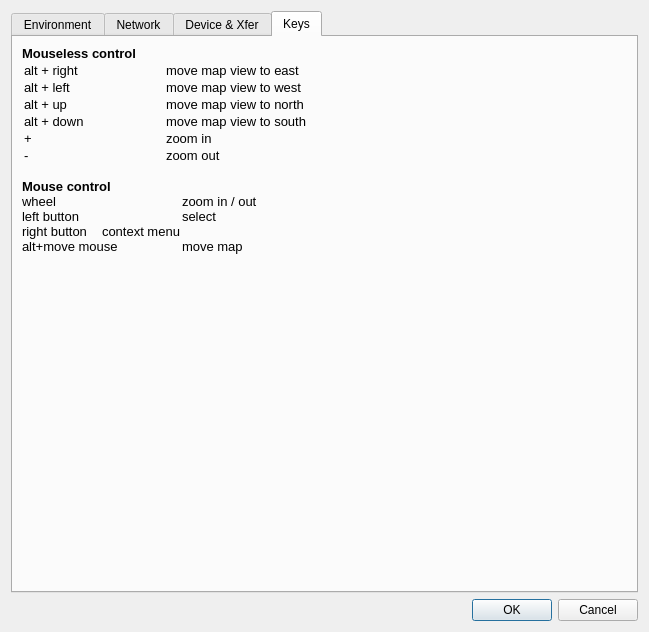
<?xml version="1.0" encoding="UTF-8"?>
<ui version="4.0">
 <class>IDlgConfig</class>
 <widget class="QDialog" name="IDlgConfig">
  <property name="geometry">
   <rect>
    <x>0</x>
    <y>0</y>
    <width>649</width>
    <height>632</height>
   </rect>
  </property>
  <property name="windowTitle">
   <string>Preferences</string>
  </property>
  <layout class="QVBoxLayout">
   <item>
    <widget class="QTabWidget" name="tabWidget">
     <property name="currentIndex">
      <number>3</number>
     </property>
     <widget class="QWidget" name="tab">
      <attribute name="title">
       <string>Environment</string>
      </attribute>
      <layout class="QVBoxLayout" name="verticalLayout_3">
       <item>
        <widget class="QGroupBox" name="groupBox">
         <property name="title">
          <string>Font</string>
         </property>
         <layout class="QGridLayout" name="gridLayout_3">
          <item row="0" column="0">
           <widget class="QLabel" name="labelFont">
            <property name="text">
             <string>ABCDEFGHabcdefgh123456789</string>
            </property>
           </widget>
          </item>
          <item row="0" column="1">
           <widget class="QToolButton" name="toolFont">
            <property name="text">
             <string>...</string>
            </property>
           </widget>
          </item>
          <item row="1" column="0">
           <widget class="QLabel" name="labelWptTextColor">
            <property name="font">
             <font>
              <weight>75</weight>
              <bold>true</bold>
             </font>
            </property>
            <property name="text">
             <string>Waypoint text color</string>
            </property>
           </widget>
          </item>
          <item row="1" column="1">
           <widget class="QToolButton" name="toolWptTextColor">
            <property name="text">
             <string>...</string>
            </property>
           </widget>
          </item>
         </layout>
        </widget>
       </item>
       <item>
        <widget class="QGroupBox" name="groupBox_2">
         <property name="enabled">
          <bool>true</bool>
         </property>
         <property name="title">
          <string>Units</string>
         </property>
         <layout class="QHBoxLayout">
          <item>
           <widget class="QRadioButton" name="radioMetric">
            <property name="text">
             <string>Metric</string>
            </property>
           </widget>
          </item>
          <item>
           <widget class="QRadioButton" name="radioNautic">
            <property name="text">
             <string>Nautic</string>
            </property>
           </widget>
          </item>
          <item>
           <widget class="QRadioButton" name="radioImperial">
            <property name="text">
             <string>Imperial</string>
            </property>
           </widget>
          </item>
         </layout>
        </widget>
       </item>
       <item>
        <widget class="QGroupBox" name="groupBox_3">
         <property name="title">
          <string>Mouse Wheel</string>
         </property>
         <layout class="QHBoxLayout">
          <item>
           <widget class="QCheckBox" name="checkFlipMouseWheel">
            <property name="text">
             <string>Flip</string>
            </property>
           </widget>
          </item>
         </layout>
        </widget>
       </item>
       <item>
        <widget class="QGroupBox" name="groupBox_9">
         <property name="title">
          <string>Map Canvas</string>
         </property>
         <layout class="QGridLayout" name="gridLayout">
          <item row="0" column="0" rowspan="2">
           <widget class="QCheckBox" name="checkShowScale">
            <property name="toolTip">
             <string>The scale bar in the bottom right corner</string>
            </property>
            <property name="text">
             <string>Show scale</string>
            </property>
           </widget>
          </item>
          <item row="0" column="2" rowspan="2">
           <widget class="QCheckBox" name="checkShowNorth">
            <property name="toolTip">
             <string>The compass rose in the bottom right corner</string>
            </property>
            <property name="text">
             <string>Show north</string>
            </property>
           </widget>
          </item>
          <item row="0" column="3" rowspan="2">
           <widget class="QCheckBox" name="checkShowProfilePreview">
            <property name="toolTip">
             <string>The profile graph for the active track in the bottom left corner</string>
            </property>
            <property name="text">
             <string>Show track profile preview</string>
            </property>
           </widget>
          </item>
          <item row="2" column="2">
           <widget class="QCheckBox" name="checkShowTrackMax">
            <property name="toolTip">
             <string>Show Hmin, Hmax and Vmax on the active track</string>
            </property>
            <property name="text">
             <string>Show track maxima</string>
            </property>
           </widget>
          </item>
          <item row="2" column="0">
           <widget class="QCheckBox" name="checkTooltip">
            <property name="toolTip">
             <string>Show information as tooltip for items under cursor in vector maps.</string>
            </property>
            <property name="text">
             <string>Tooltips (vector maps)</string>
            </property>
           </widget>
          </item>
          <item row="2" column="3">
           <widget class="QCheckBox" name="checkShowZoomLevel">
            <property name="toolTip">
             <string>Show zoom level in the top left corner</string>
            </property>
            <property name="text">
             <string>Show zoom level</string>
            </property>
           </widget>
          </item>
          <item row="3" column="0">
           <widget class="QCheckBox" name="checkAntiAliasing">
            <property name="toolTip">
             <string>Rendering the map with anti-aliasing uses a lot of CPU power. Best to disable it for weak CPUs.</string>
            </property>
            <property name="text">
             <string>Anti-aliasing</string>
            </property>
           </widget>
          </item>
         </layout>
        </widget>
       </item>
       <item>
        <widget class="QGroupBox" name="groupBoxGeoDB">
         <property name="title">
          <string>Geo Database</string>
         </property>
         <layout class="QVBoxLayout" name="verticalLayout_2">
          <item>
           <layout class="QHBoxLayout" name="horizontalLayout_2">
            <item>
             <widget class="QCheckBox" name="checkUseGeoDB">
              <property name="text">
               <string>Use database</string>
              </property>
             </widget>
            </item>
            <item>
             <widget class="QCheckBox" name="checkGeoDBSaveOnExit">
              <property name="enabled">
               <bool>false</bool>
              </property>
              <property name="text">
               <string>Save workspace on exit</string>
              </property>
             </widget>
            </item>
           </layout>
          </item>
          <item>
           <layout class="QHBoxLayout" name="horizontalLayout_3">
            <item>
             <widget class="QLabel" name="label_6">
              <property name="sizePolicy">
               <sizepolicy hsizetype="Maximum" vsizetype="Preferred">
                <horstretch>0</horstretch>
                <verstretch>0</verstretch>
               </sizepolicy>
              </property>
              <property name="text">
               <string>Database path:</string>
              </property>
             </widget>
            </item>
            <item>
             <widget class="QLabel" name="labelPathGeoDB">
              <property name="text">
               <string/>
              </property>
             </widget>
            </item>
            <item>
             <widget class="QToolButton" name="toolPathGeoDB">
              <property name="text">
               <string>...</string>
              </property>
             </widget>
            </item>
           </layout>
          </item>
          <item>
           <widget class="QLabel" name="label_3">
            <property name="text">
             <string>You have to restart QLandkarte GT to make the database changes taking effect.</string>
            </property>
            <property name="wordWrap">
             <bool>true</bool>
            </property>
           </widget>
          </item>
         </layout>
        </widget>
       </item>
       <item>
        <spacer>
         <property name="orientation">
          <enum>Qt::Vertical</enum>
         </property>
         <property name="sizeHint" stdset="0">
          <size>
           <width>20</width>
           <height>40</height>
          </size>
         </property>
        </spacer>
       </item>
      </layout>
     </widget>
     <widget class="QWidget" name="tab_2">
      <attribute name="title">
       <string>Network</string>
      </attribute>
      <layout class="QVBoxLayout">
       <item>
        <widget class="QGroupBox" name="groupBox_4">
         <property name="title">
          <string>Proxy</string>
         </property>
         <layout class="QVBoxLayout">
          <item>
           <widget class="QCheckBox" name="checkProxy">
            <property name="text">
             <string>manual configuration</string>
            </property>
           </widget>
          </item>
          <item>
           <layout class="QHBoxLayout">
            <item>
             <widget class="QLabel" name="label">
              <property name="text">
               <string>Host</string>
              </property>
             </widget>
            </item>
            <item>
             <widget class="QLineEdit" name="lineProxyURL"/>
            </item>
            <item>
             <widget class="QLabel" name="label_4">
              <property name="text">
               <string>Port</string>
              </property>
             </widget>
            </item>
            <item>
             <widget class="QLineEdit" name="lineProxyPort">
              <property name="inputMask">
               <string>00000; </string>
              </property>
              <property name="text">
               <string>8080</string>
              </property>
             </widget>
            </item>
           </layout>
          </item>
         </layout>
        </widget>
       </item>
       <item>
        <widget class="QGroupBox" name="groupBox_5">
         <property name="title">
          <string>Browser</string>
         </property>
         <layout class="QVBoxLayout">
          <item>
           <widget class="QComboBox" name="comboBrowser">
            <item>
             <property name="text">
              <string>Firefox</string>
             </property>
            </item>
            <item>
             <property name="text">
              <string>Konqueror</string>
             </property>
            </item>
            <item>
             <property name="text">
              <string>other (needs command line)</string>
             </property>
            </item>
           </widget>
          </item>
          <item>
           <widget class="QLineEdit" name="lineBrowserCmd">
            <property name="enabled">
             <bool>false</bool>
            </property>
            <property name="text">
             <string>my command %s</string>
            </property>
           </widget>
          </item>
          <item>
           <widget class="QLabel" name="label_5">
            <property name="text">
             <string>%s will be replaced by URL</string>
            </property>
           </widget>
          </item>
         </layout>
        </widget>
       </item>
      </layout>
     </widget>
     <widget class="QWidget" name="Seite">
      <attribute name="title">
       <string>Device &amp;&amp; Xfer</string>
      </attribute>
      <layout class="QVBoxLayout">
       <item>
        <widget class="QComboBox" name="comboDevice">
         <property name="toolTip">
          <string>Select the device you want to setup.</string>
         </property>
        </widget>
       </item>
       <item>
        <widget class="QGroupBox" name="groupDevice">
         <property name="enabled">
          <bool>true</bool>
         </property>
         <property name="title">
          <string>Device</string>
         </property>
         <layout class="QGridLayout" name="gridLayout_2">
          <item row="0" column="0">
           <widget class="QLabel" name="labelDevIPAddr">
            <property name="enabled">
             <bool>false</bool>
            </property>
            <property name="text">
             <string>IP Address</string>
            </property>
           </widget>
          </item>
          <item row="0" column="1">
           <layout class="QHBoxLayout">
            <item>
             <widget class="QLineEdit" name="lineDevIPAddr">
              <property name="enabled">
               <bool>false</bool>
              </property>
              <property name="toolTip">
               <string>If your device is accessed by TCP/IP you can give a hard coded address. Leave blank for &quot;QLandkarte M&quot; as the driver will query the device by UDP broadcast.</string>
              </property>
             </widget>
            </item>
            <item>
             <widget class="QLabel" name="labelDevIPPort">
              <property name="enabled">
               <bool>false</bool>
              </property>
              <property name="text">
               <string>Port</string>
              </property>
             </widget>
            </item>
            <item>
             <widget class="QLineEdit" name="lineDevIPPort">
              <property name="enabled">
               <bool>false</bool>
              </property>
              <property name="toolTip">
               <string>Add TCP/IP port for Device. Set to 0 for &quot;QLandkarte M&quot;.</string>
              </property>
              <property name="text">
               <string>4242</string>
              </property>
             </widget>
            </item>
           </layout>
          </item>
          <item row="1" column="0">
           <widget class="QLabel" name="labelDevSerialPort">
            <property name="enabled">
             <bool>false</bool>
            </property>
            <property name="text">
             <string>Serial Port</string>
            </property>
           </widget>
          </item>
          <item row="1" column="1">
           <widget class="QLineEdit" name="lineDevSerialPort">
            <property name="enabled">
             <bool>false</bool>
            </property>
            <property name="toolTip">
             <string>Pass something like &quot;/dev/ttyS0&quot; or &quot;/dev/rfcomm0&quot; for serial Garmin devices or NMEA devices. For Garmin USB devices leave blank.</string>
            </property>
           </widget>
          </item>
          <item row="2" column="0">
           <widget class="QLabel" name="labelDevBaudRate">
            <property name="enabled">
             <bool>false</bool>
            </property>
            <property name="text">
             <string>Baud rate</string>
            </property>
           </widget>
          </item>
          <item row="2" column="1">
           <widget class="QComboBox" name="comboDevBaudRate">
            <property name="enabled">
             <bool>false</bool>
            </property>
            <property name="toolTip">
             <string>Baud rate for Serial Port</string>
            </property>
           </widget>
          </item>
          <item row="3" column="0">
           <widget class="QLabel" name="labelDevType">
            <property name="enabled">
             <bool>false</bool>
            </property>
            <property name="text">
             <string>Type</string>
            </property>
           </widget>
          </item>
          <item row="3" column="1">
           <layout class="QHBoxLayout">
            <item>
             <widget class="QComboBox" name="comboDevType">
              <property name="enabled">
               <bool>false</bool>
              </property>
              <property name="toolTip">
               <string>Select your Garmin device from list. If your device is not supported use &quot;whatGarmin&quot; and download waypoints to create a protocol query.</string>
              </property>
             </widget>
            </item>
            <item>
             <widget class="QToolButton" name="toolPlugins">
              <property name="enabled">
               <bool>false</bool>
              </property>
              <property name="text">
               <string>...</string>
              </property>
             </widget>
            </item>
           </layout>
          </item>
          <item row="4" column="0">
           <widget class="QLabel" name="labelDevCharset">
            <property name="enabled">
             <bool>false</bool>
            </property>
            <property name="text">
             <string>Character Set</string>
            </property>
           </widget>
          </item>
          <item row="4" column="1">
           <widget class="QComboBox" name="comboDevCharset">
            <property name="enabled">
             <bool>false</bool>
            </property>
           </widget>
          </item>
          <item row="5" column="1">
           <widget class="QPushButton" name="buttonGarminIcons">
            <property name="toolTip">
             <string>Define custom icons for Garmin Devices.</string>
            </property>
            <property name="text">
             <string>Customize Waypoint Icons...</string>
            </property>
           </widget>
          </item>
          <item row="6" column="1">
           <widget class="QLabel" name="labelMessage">
            <property name="text">
             <string/>
            </property>
            <property name="alignment">
             <set>Qt::AlignJustify|Qt::AlignVCenter</set>
            </property>
            <property name="wordWrap">
             <bool>true</bool>
            </property>
           </widget>
          </item>
         </layout>
        </widget>
       </item>
       <item>
        <widget class="QGroupBox" name="groupBox_7">
         <property name="enabled">
          <bool>true</bool>
         </property>
         <property name="title">
          <string>Upload All</string>
         </property>
         <layout class="QHBoxLayout">
          <item>
           <widget class="QCheckBox" name="checkUploadWpt">
            <property name="text">
             <string>Waypoints</string>
            </property>
           </widget>
          </item>
          <item>
           <widget class="QCheckBox" name="checkUploadTrk">
            <property name="text">
             <string>Tracks</string>
            </property>
           </widget>
          </item>
          <item>
           <widget class="QCheckBox" name="checkUploadRte">
            <property name="text">
             <string>Routes</string>
            </property>
           </widget>
          </item>
         </layout>
        </widget>
       </item>
       <item>
        <widget class="QGroupBox" name="groupBox_8">
         <property name="enabled">
          <bool>true</bool>
         </property>
         <property name="title">
          <string>Download All</string>
         </property>
         <layout class="QHBoxLayout">
          <item>
           <widget class="QCheckBox" name="checkDownloadWpt">
            <property name="text">
             <string>Waypoints</string>
            </property>
           </widget>
          </item>
          <item>
           <widget class="QCheckBox" name="checkDownloadTrk">
            <property name="text">
             <string>Tracks</string>
            </property>
           </widget>
          </item>
          <item>
           <widget class="QCheckBox" name="checkDownloadRte">
            <property name="text">
             <string>Routes</string>
            </property>
           </widget>
          </item>
         </layout>
        </widget>
       </item>
       <item>
        <widget class="QGroupBox" name="groupBox_6">
         <property name="title">
          <string>Sound after Transfer</string>
         </property>
         <layout class="QHBoxLayout" name="horizontalLayout">
          <item>
           <widget class="QCheckBox" name="checkPlaySound">
            <property name="text">
             <string>Play</string>
            </property>
            <property name="checked">
             <bool>true</bool>
            </property>
           </widget>
          </item>
          <item>
           <spacer name="horizontalSpacer">
            <property name="orientation">
             <enum>Qt::Horizontal</enum>
            </property>
            <property name="sizeHint" stdset="0">
             <size>
              <width>445</width>
              <height>20</height>
             </size>
            </property>
           </spacer>
          </item>
         </layout>
        </widget>
       </item>
      </layout>
     </widget>
     <widget class="QWidget" name="Seite_2">
      <attribute name="title">
       <string>Keys</string>
      </attribute>
      <layout class="QVBoxLayout" name="verticalLayout">
       <item>
        <widget class="QLabel" name="label_2">
         <property name="text">
          <string>&lt;!DOCTYPE HTML PUBLIC &quot;-//W3C//DTD HTML 4.0//EN&quot; &quot;http://www.w3.org/TR/REC-html40/strict.dtd&quot;&gt;
&lt;html&gt;&lt;head&gt;&lt;meta name=&quot;qrichtext&quot; content=&quot;1&quot; /&gt;&lt;style type=&quot;text/css&quot;&gt;
p, li { white-space: pre-wrap; }
&lt;/style&gt;&lt;/head&gt;&lt;body style=&quot; font-family:'Sans Serif'; font-size:9pt; font-weight:400; font-style:normal;&quot;&gt;
&lt;p style=&quot; margin-top:0px; margin-bottom:0px; margin-left:0px; margin-right:0px; -qt-block-indent:0; text-indent:0px;&quot;&gt;&lt;span style=&quot; font-size:10pt; font-weight:600;&quot;&gt;Mouseless control&lt;/span&gt;&lt;span style=&quot; font-size:10pt;&quot;&gt; &lt;/span&gt;&lt;/p&gt;
&lt;table border=&quot;0&quot; style=&quot; margin-top:0px; margin-bottom:0px; margin-left:0px; margin-right:0px;&quot; cellspacing=&quot;2&quot; cellpadding=&quot;0&quot;&gt;
&lt;tr&gt;
&lt;td&gt;
&lt;p style=&quot; margin-top:0px; margin-bottom:0px; margin-left:0px; margin-right:0px; -qt-block-indent:0; text-indent:0px;&quot;&gt;&lt;span style=&quot; font-size:10pt;&quot;&gt;alt + right&lt;/span&gt;&lt;/p&gt;&lt;/td&gt;
&lt;td&gt;
&lt;p style=&quot; margin-top:0px; margin-bottom:0px; margin-left:0px; margin-right:0px; -qt-block-indent:0; text-indent:0px;&quot;&gt;&lt;span style=&quot; font-size:10pt;&quot;&gt;	move map view to east&lt;/span&gt;&lt;/p&gt;&lt;/td&gt;&lt;/tr&gt;
&lt;tr&gt;
&lt;td&gt;
&lt;p style=&quot; margin-top:0px; margin-bottom:0px; margin-left:0px; margin-right:0px; -qt-block-indent:0; text-indent:0px;&quot;&gt;&lt;span style=&quot; font-size:10pt;&quot;&gt;alt + left&lt;/span&gt;&lt;/p&gt;&lt;/td&gt;
&lt;td&gt;
&lt;p style=&quot; margin-top:0px; margin-bottom:0px; margin-left:0px; margin-right:0px; -qt-block-indent:0; text-indent:0px;&quot;&gt;&lt;span style=&quot; font-size:10pt;&quot;&gt;	move map view to west&lt;/span&gt;&lt;/p&gt;&lt;/td&gt;&lt;/tr&gt;
&lt;tr&gt;
&lt;td&gt;
&lt;p style=&quot; margin-top:0px; margin-bottom:0px; margin-left:0px; margin-right:0px; -qt-block-indent:0; text-indent:0px;&quot;&gt;&lt;span style=&quot; font-size:10pt;&quot;&gt;alt + up&lt;/span&gt;&lt;/p&gt;&lt;/td&gt;
&lt;td&gt;
&lt;p style=&quot; margin-top:0px; margin-bottom:0px; margin-left:0px; margin-right:0px; -qt-block-indent:0; text-indent:0px;&quot;&gt;&lt;span style=&quot; font-size:10pt;&quot;&gt;	move map view to north&lt;/span&gt;&lt;/p&gt;&lt;/td&gt;&lt;/tr&gt;
&lt;tr&gt;
&lt;td&gt;
&lt;p style=&quot; margin-top:0px; margin-bottom:0px; margin-left:0px; margin-right:0px; -qt-block-indent:0; text-indent:0px;&quot;&gt;&lt;span style=&quot; font-size:10pt;&quot;&gt;alt + down&lt;/span&gt;&lt;/p&gt;&lt;/td&gt;
&lt;td&gt;
&lt;p style=&quot; margin-top:0px; margin-bottom:0px; margin-left:0px; margin-right:0px; -qt-block-indent:0; text-indent:0px;&quot;&gt;&lt;span style=&quot; font-size:10pt;&quot;&gt;	move map view to south&lt;/span&gt;&lt;/p&gt;&lt;/td&gt;&lt;/tr&gt;
&lt;tr&gt;
&lt;td&gt;
&lt;p style=&quot; margin-top:0px; margin-bottom:0px; margin-left:0px; margin-right:0px; -qt-block-indent:0; text-indent:0px;&quot;&gt;&lt;span style=&quot; font-size:10pt;&quot;&gt;+&lt;/span&gt;&lt;/p&gt;&lt;/td&gt;
&lt;td&gt;
&lt;p style=&quot; margin-top:0px; margin-bottom:0px; margin-left:0px; margin-right:0px; -qt-block-indent:0; text-indent:0px;&quot;&gt;&lt;span style=&quot; font-size:10pt;&quot;&gt;	zoom in&lt;/span&gt;&lt;/p&gt;&lt;/td&gt;&lt;/tr&gt;
&lt;tr&gt;
&lt;td&gt;
&lt;p style=&quot; margin-top:0px; margin-bottom:0px; margin-left:0px; margin-right:0px; -qt-block-indent:0; text-indent:0px;&quot;&gt;&lt;span style=&quot; font-size:10pt;&quot;&gt;-&lt;/span&gt;&lt;/p&gt;&lt;/td&gt;
&lt;td&gt;
&lt;p style=&quot; margin-top:0px; margin-bottom:0px; margin-left:0px; margin-right:0px; -qt-block-indent:0; text-indent:0px;&quot;&gt;&lt;span style=&quot; font-size:10pt;&quot;&gt;	zoom out&lt;/span&gt;&lt;/p&gt;&lt;/td&gt;&lt;/tr&gt;&lt;/table&gt;
&lt;p style=&quot;-qt-paragraph-type:empty; margin-top:0px; margin-bottom:0px; margin-left:0px; margin-right:0px; -qt-block-indent:0; text-indent:0px;&quot;&gt;&lt;/p&gt;
&lt;p style=&quot; margin-top:0px; margin-bottom:0px; margin-left:0px; margin-right:0px; -qt-block-indent:0; text-indent:0px;&quot;&gt;&lt;span style=&quot; font-size:10pt; font-weight:600;&quot;&gt;Mouse control&lt;/span&gt;&lt;/p&gt;
&lt;p style=&quot; margin-top:0px; margin-bottom:0px; margin-left:0px; margin-right:0px; -qt-block-indent:0; text-indent:0px;&quot;&gt;&lt;span style=&quot; font-size:10pt;&quot;&gt;wheel		zoom in / out&lt;/span&gt;&lt;/p&gt;
&lt;p style=&quot; margin-top:0px; margin-bottom:0px; margin-left:0px; margin-right:0px; -qt-block-indent:0; text-indent:0px;&quot;&gt;&lt;span style=&quot; font-size:10pt;&quot;&gt;left button		select&lt;/span&gt;&lt;/p&gt;
&lt;p style=&quot; margin-top:0px; margin-bottom:0px; margin-left:0px; margin-right:0px; -qt-block-indent:0; text-indent:0px;&quot;&gt;&lt;span style=&quot; font-size:10pt;&quot;&gt;right button	context menu&lt;/span&gt;&lt;/p&gt;
&lt;p style=&quot; margin-top:0px; margin-bottom:0px; margin-left:0px; margin-right:0px; -qt-block-indent:0; text-indent:0px;&quot;&gt;&lt;span style=&quot; font-size:10pt;&quot;&gt;alt+move mouse	move map&lt;/span&gt;&lt;/p&gt;&lt;/body&gt;&lt;/html&gt;</string>
         </property>
         <property name="alignment">
          <set>Qt::AlignJustify|Qt::AlignTop</set>
         </property>
        </widget>
       </item>
      </layout>
     </widget>
    </widget>
   </item>
   <item>
    <widget class="QDialogButtonBox" name="buttonBox">
     <property name="orientation">
      <enum>Qt::Horizontal</enum>
     </property>
     <property name="standardButtons">
      <set>QDialogButtonBox::Cancel|QDialogButtonBox::Ok</set>
     </property>
    </widget>
   </item>
  </layout>
 </widget>
 <resources/>
 <connections>
  <connection>
   <sender>buttonBox</sender>
   <signal>accepted()</signal>
   <receiver>IDlgConfig</receiver>
   <slot>accept()</slot>
   <hints>
    <hint type="sourcelabel">
     <x>248</x>
     <y>254</y>
    </hint>
    <hint type="destinationlabel">
     <x>157</x>
     <y>274</y>
    </hint>
   </hints>
  </connection>
  <connection>
   <sender>buttonBox</sender>
   <signal>rejected()</signal>
   <receiver>IDlgConfig</receiver>
   <slot>reject()</slot>
   <hints>
    <hint type="sourcelabel">
     <x>316</x>
     <y>260</y>
    </hint>
    <hint type="destinationlabel">
     <x>286</x>
     <y>274</y>
    </hint>
   </hints>
  </connection>
 </connections>
</ui>
